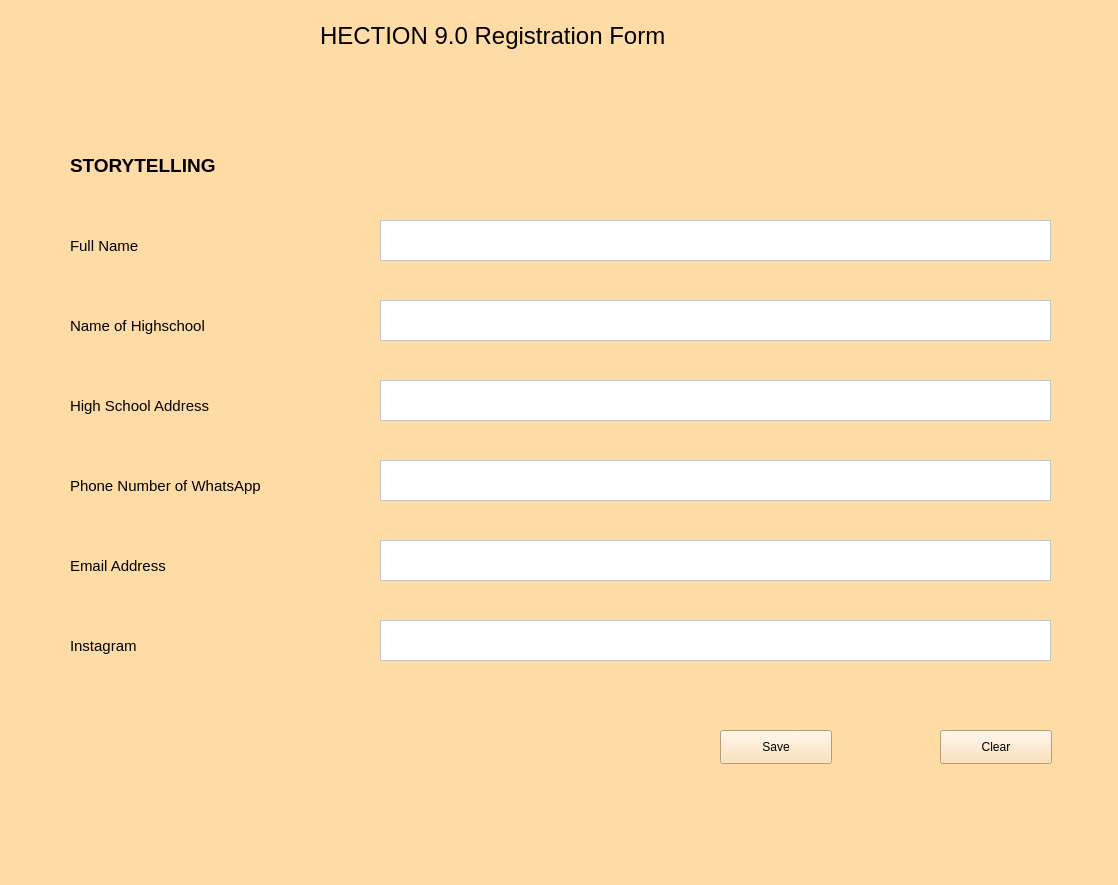
<?xml version="1.0" encoding="UTF-8"?>
<ui version="4.0">
 <class>STORYTELLING</class>
 <widget class="QWidget" name="STORYTELLING">
  <property name="geometry">
   <rect>
    <x>0</x>
    <y>0</y>
    <width>1118</width>
    <height>885</height>
   </rect>
  </property>
  <property name="windowTitle">
   <string>Form</string>
  </property>
  <property name="styleSheet">
   <string notr="true">background-color: rgb(255, 219, 166);</string>
  </property>
  <widget class="QLabel" name="label_7">
   <property name="geometry">
    <rect>
     <x>70</x>
     <y>630</y>
     <width>291</width>
     <height>31</height>
    </rect>
   </property>
   <property name="font">
    <font>
     <pointsize>11</pointsize>
    </font>
   </property>
   <property name="styleSheet">
    <string notr="true"/>
   </property>
   <property name="text">
    <string>Instagram</string>
   </property>
  </widget>
  <widget class="QLabel" name="label_5">
   <property name="geometry">
    <rect>
     <x>70</x>
     <y>470</y>
     <width>291</width>
     <height>31</height>
    </rect>
   </property>
   <property name="font">
    <font>
     <pointsize>11</pointsize>
    </font>
   </property>
   <property name="styleSheet">
    <string notr="true"/>
   </property>
   <property name="text">
    <string>Phone Number of WhatsApp</string>
   </property>
  </widget>
  <widget class="QPushButton" name="Save">
   <property name="geometry">
    <rect>
     <x>720</x>
     <y>730</y>
     <width>112</width>
     <height>34</height>
    </rect>
   </property>
   <property name="text">
    <string>Save</string>
   </property>
  </widget>
  <widget class="QPlainTextEdit" name="plainTextEdit_3">
   <property name="geometry">
    <rect>
     <x>380</x>
     <y>380</y>
     <width>671</width>
     <height>41</height>
    </rect>
   </property>
   <property name="styleSheet">
    <string notr="true">background-color: rgb(255, 255, 255);</string>
   </property>
  </widget>
  <widget class="QLabel" name="label_6">
   <property name="geometry">
    <rect>
     <x>70</x>
     <y>550</y>
     <width>291</width>
     <height>31</height>
    </rect>
   </property>
   <property name="font">
    <font>
     <pointsize>11</pointsize>
    </font>
   </property>
   <property name="styleSheet">
    <string notr="true"/>
   </property>
   <property name="text">
    <string>Email Address</string>
   </property>
  </widget>
  <widget class="QPlainTextEdit" name="plainTextEdit">
   <property name="geometry">
    <rect>
     <x>380</x>
     <y>220</y>
     <width>671</width>
     <height>41</height>
    </rect>
   </property>
   <property name="styleSheet">
    <string notr="true">background-color: rgb(255, 255, 255);</string>
   </property>
  </widget>
  <widget class="QPlainTextEdit" name="plainTextEdit_2">
   <property name="geometry">
    <rect>
     <x>380</x>
     <y>300</y>
     <width>671</width>
     <height>41</height>
    </rect>
   </property>
   <property name="styleSheet">
    <string notr="true">background-color: rgb(255, 255, 255);</string>
   </property>
  </widget>
  <widget class="QPlainTextEdit" name="plainTextEdit_6">
   <property name="geometry">
    <rect>
     <x>380</x>
     <y>620</y>
     <width>671</width>
     <height>41</height>
    </rect>
   </property>
   <property name="styleSheet">
    <string notr="true">background-color: rgb(255, 255, 255);</string>
   </property>
  </widget>
  <widget class="QPlainTextEdit" name="plainTextEdit_5">
   <property name="geometry">
    <rect>
     <x>380</x>
     <y>540</y>
     <width>671</width>
     <height>41</height>
    </rect>
   </property>
   <property name="styleSheet">
    <string notr="true">background-color: rgb(255, 255, 255);</string>
   </property>
  </widget>
  <widget class="QLabel" name="label_2">
   <property name="geometry">
    <rect>
     <x>70</x>
     <y>230</y>
     <width>151</width>
     <height>31</height>
    </rect>
   </property>
   <property name="font">
    <font>
     <pointsize>11</pointsize>
    </font>
   </property>
   <property name="styleSheet">
    <string notr="true"/>
   </property>
   <property name="text">
    <string>Full Name</string>
   </property>
  </widget>
  <widget class="QPlainTextEdit" name="plainTextEdit_4">
   <property name="geometry">
    <rect>
     <x>380</x>
     <y>460</y>
     <width>671</width>
     <height>41</height>
    </rect>
   </property>
   <property name="styleSheet">
    <string notr="true">background-color: rgb(255, 255, 255);</string>
   </property>
  </widget>
  <widget class="QPushButton" name="Clear">
   <property name="geometry">
    <rect>
     <x>940</x>
     <y>730</y>
     <width>112</width>
     <height>34</height>
    </rect>
   </property>
   <property name="text">
    <string>Clear</string>
   </property>
  </widget>
  <widget class="QLabel" name="label">
   <property name="geometry">
    <rect>
     <x>320</x>
     <y>10</y>
     <width>511</width>
     <height>51</height>
    </rect>
   </property>
   <property name="font">
    <font>
     <pointsize>18</pointsize>
    </font>
   </property>
   <property name="text">
    <string>HECTION 9.0 Registration Form</string>
   </property>
  </widget>
  <widget class="QLabel" name="label_4">
   <property name="geometry">
    <rect>
     <x>70</x>
     <y>390</y>
     <width>211</width>
     <height>31</height>
    </rect>
   </property>
   <property name="font">
    <font>
     <pointsize>11</pointsize>
    </font>
   </property>
   <property name="styleSheet">
    <string notr="true"/>
   </property>
   <property name="text">
    <string>High School Address</string>
   </property>
  </widget>
  <widget class="QLabel" name="label_3">
   <property name="geometry">
    <rect>
     <x>70</x>
     <y>310</y>
     <width>211</width>
     <height>31</height>
    </rect>
   </property>
   <property name="font">
    <font>
     <pointsize>11</pointsize>
    </font>
   </property>
   <property name="styleSheet">
    <string notr="true"/>
   </property>
   <property name="text">
    <string>Name of Highschool</string>
   </property>
  </widget>
  <widget class="QLabel" name="label_8">
   <property name="geometry">
    <rect>
     <x>70</x>
     <y>150</y>
     <width>241</width>
     <height>31</height>
    </rect>
   </property>
   <property name="font">
    <font>
     <pointsize>14</pointsize>
     <weight>75</weight>
     <bold>true</bold>
    </font>
   </property>
   <property name="styleSheet">
    <string notr="true"/>
   </property>
   <property name="text">
    <string>STORYTELLING</string>
   </property>
  </widget>
 </widget>
 <resources/>
 <connections/>
</ui>
